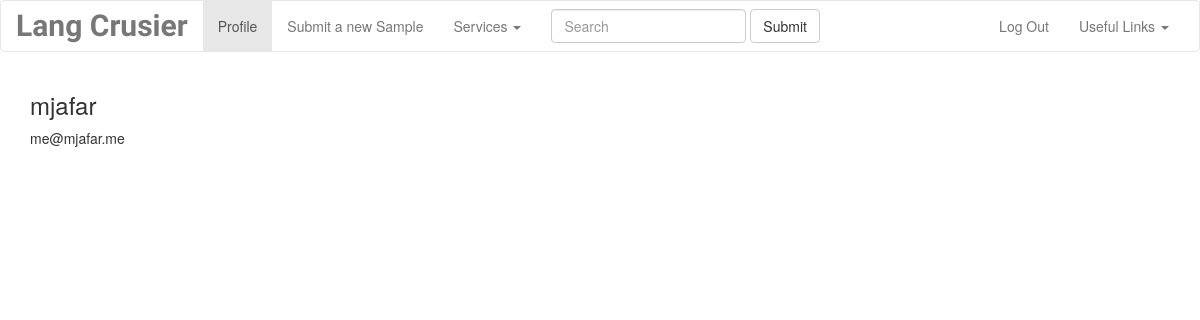
The app's page /profile/mjafar/, older data.
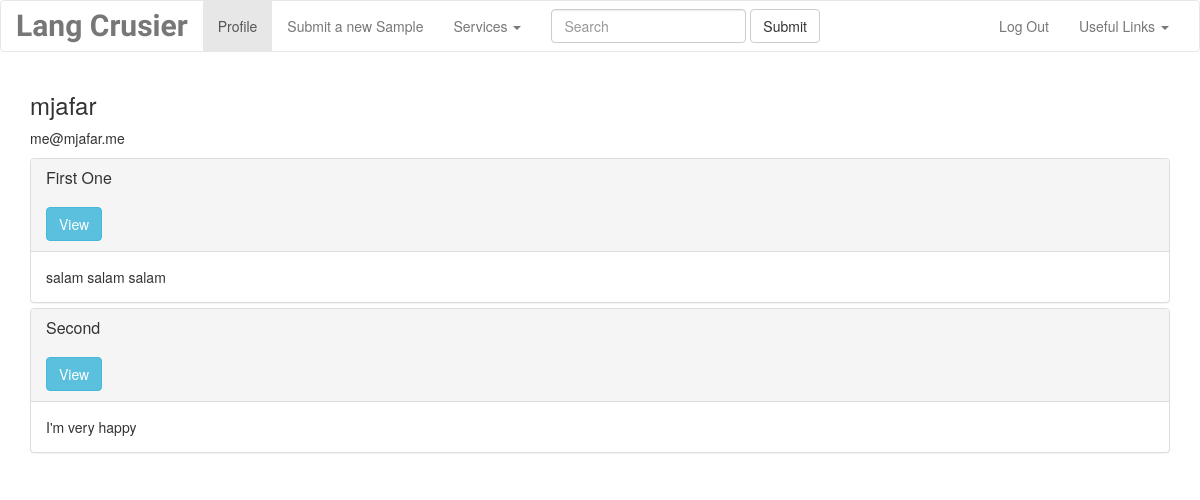
The same page, newer data.
### user_profile/models.py (models this page shows, shortened)
class Writing(models.Model):
    author=models.ForeignKey(User)
    text=models.CharField(max_length=10000)
    score=models.CharField(max_length=10, default='0')
    title = models.CharField(max_length=30, null=True, default='untitled')

### user_profile/views.py (the view)
# urls.py: url(r'^(?P<username>[a-zA-Z0-9_.]{4,})/$', index, name='index'),
def index(request,username):
    current_user=User.objects.get(username=username)
    exam = current_user.writing_set.all()
    context = {
        'user': current_user,
        'exam': exam
    }
    return render(request, 'user_profile/index.html',context)

### user_profile/templates/user_profile/index.html (shortened to what this page needs)
{% extends "user_profile/base.html" %}
{% load static %}
{% block content %}
    <div class="container">
        <h3>{{ user.username }}</h3>
        <p>{{ user.email }}</p>
        <div class="panel-group" id="accordion" role="tablist" aria-multiselectable="true">
        {% for item in exam %}
            <div class="panel panel-default">
            <div class="panel-heading" role="tab" id="heading_{{ forloop.counter }}">
                      <h4 class="panel-title">
                            <a role="button" data-toggle="collapse" data-parent="#accordion" href="#collapse_{{ forloop.counter }}" aria-expanded="true" aria-controls="collapse_{{ forloop.counter }}">
                            {{ item.title }}
                            </a>
                      </h4>
                <br>
                       <a class="btn btn-info" role="button" href="{% url 'user_profile:writing' user.username item.id %}">View</a>
            </div>
            <div id="collapse_{{ forloop.counter }}" class="panel-collapse collapse in" role="tabpanel" aria-labelledby="heading_{{ forloop.counter }}">
              <div class="panel-body">
                  {{ item.text }}
              </div>
            </div>
            </div>
        {% endfor %}
        </div>
    </div>
{% endblock %}

### user_profile/templates/user_profile/base.html (shortened to what this page needs)
{% load static %}
<!DOCTYPE html>
<html lang="en">
<head>
    <link rel="stylesheet" href="https://maxcdn.bootstrapcdn.com/bootstrap/3.3.7/css/bootstrap.min.css">
</head>
<body>
<nav class="navbar navbar-default">
    <div class="container-fluid">
        <div class="navbar-header">
            <a class="navbar-brand" href="#">Lang Crusier</a>
        </div>
        <div class="collapse navbar-collapse" id="Main">
            <ul class="nav navbar-nav">
                <li class="active"><a href="{% url 'user_profile:index' user.username %}">Profile <span class="sr-only">(current)</span></a></li>
                <li><a href="{% url 'user_profile:newriting' user.username %}">Submit a new Sample</a></li>
                <li class="dropdown">
                    <a href="#" class="dropdown-toggle" data-toggle="dropdown" role="button" aria-haspopup="true" aria-expanded="false">Services <span class="caret"></span></a>
                </li>
            </ul>
            <form class="navbar-form navbar-left">
                <div class="form-group">
                    <input type="text" class="form-control" placeholder="Search">
                </div>
                <button type="submit" class="btn btn-default">Submit</button>
            </form>
            <ul class="nav navbar-nav navbar-right">
                <li><a href="#">Log Out</a></li>
                <li class="dropdown">
                    <a href="#" class="dropdown-toggle" data-toggle="dropdown" role="button" aria-haspopup="true" aria-expanded="false">Useful Links <span class="caret"></span></a>
                </li>
            </ul>
        </div>
    </div>
</nav>
{% block content %}
{% endblock %}
</body>
</html>

### user_profile/templates/user_profile/base.html (style rules this page uses)
.navbar-header { font-family: 'Rouge Script', cursive; font-weight: 600; }
.navbar-brand { font-size: 30px; }
.navbar-default { background-color: white; }

Row changes from the older to the newer data that the page shows:
added Writing: title "First One", text "salam salam salam"
added Writing: title "Second", text "I'm very happy"
